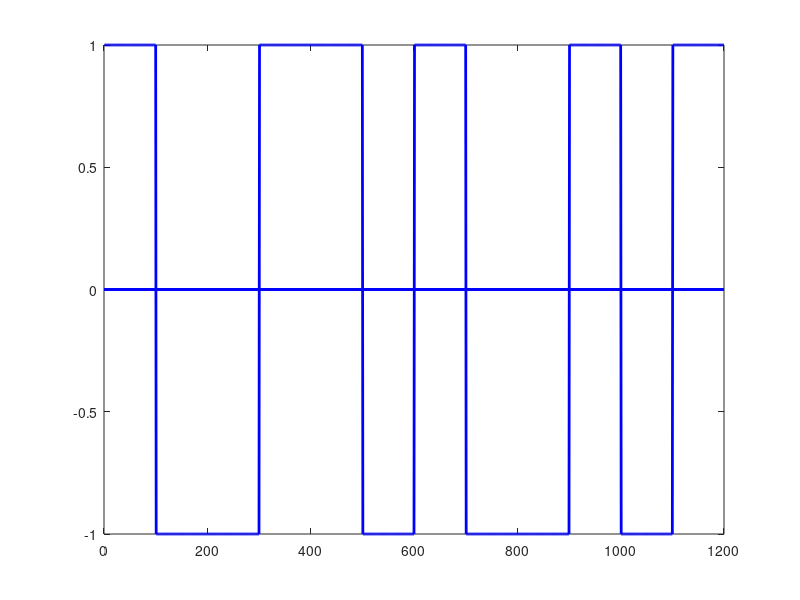

MATLAB code for this plot:
data =[0 1 0 0  1 1];
point=200;
signal =zeros(length(data)*point);
k=1;

for i=1:length(data)
  if data(i)==0
    for j=1:point/2
      signal(k)=1;
      k++;
    endfor
    for j=1:point/2
      signal(k)=-1;
      k++;
    endfor
  else
    for j=1:point/2
      signal(k)=-1;
      k++;
    endfor
    for j=1:point/2
      signal(k)=1;
      k++;
    endfor
  endif
endfor

plot(signal,'LineWidth',2,'blue');


#decoding
#last point of nth(i*point) is  negative then decode(i)=0
#else decode(i)=1

decode =zeros(1,length(data));
for i=1:length(data)
  if signal(i*point)==-1
    decode(i)=0;
  else
    decode(i)=1;
  endif
endfor

disp(decode);
